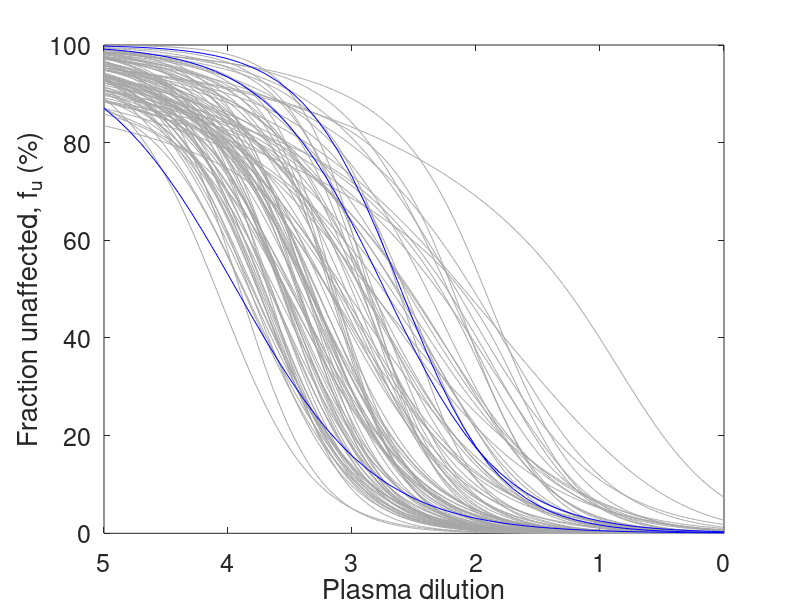

This figure's MATLAB source:
clc; clear all; close all; tic      

Data = importdata('Fig_CI_30.mat');  % % 100 plasma dilution curves predicted using Loewe additivy
Dilution = 10.^[0:0.01:5]; 

figure
plot(log10(Dilution),Data.epi_CI_s,'-','Color', [0.65, 0.65, 0.65])

% % Fits to data from three patients (from Fig 3B)
pat_data=[1	0.134320088651038	0.314950804002279	0.0885059460271467
1.25892541179417	0.173031949670721	0.388370755565176	0.105806757923346
1.58489319246111	0.2228759032145	    0.478823833328294	0.126485186547741
1.99526231496888	0.287036728017722	0.590218963470185	0.151198803583506
2.51188643150958	0.369599553290803	0.727340018697076	0.180732412898155
3.16227766016838	0.475797310251199	0.896030222707176	0.21602233102544
3.98107170553497	0.61232153784955	1.10340947619481	0.258185156440273
5.01187233627272	0.78770967299141	1.35812730659019	0.308551794982418
6.30957344480193	1.0128225397951	    1.67065245318054	0.368707612472721
7.94328234724282	1.30142460940649	2.05359703831244	0.440539690438132
10	                1.67087521913267	2.52206820290952	0.526292259538731
12.5892541179417	2.1429289453063	    3.09403218210274	0.628631466085758
15.8489319246111	2.74462420032796	3.79066410558241	0.750720672167705
19.9526231496888	3.50920602097761	4.63664036282866	0.89630747309757
25.1188643150958	4.4769759599932	    5.66030851512866	1.06982349936377
31.6227766016838	5.6958830809598	    6.89364269525757	1.27649780090925
39.8107170553497	7.22156260952932	8.37186230203232	1.52248411656333
50.1187233627273	9.11639981074406	10.1325638942799	1.81500151358475
63.0957344480193	11.4470735395253	12.2142006510073	2.1624866157488
79.4328234724282	14.2799781121257	14.6537566342289	2.57475376685411
100	                17.674038406499	    17.4835255252534	3.06315681597886
125.892541179417	21.6708564006249	20.7270369517151	3.64074256239989
158.489319246111	26.2829610791813	24.3943888050669	4.32238107734688
199.526231496888	31.4821235130121	28.4775244541352	5.12485201235857
251.188643150958	37.1908849195635	32.9462784641857	6.0668586594155
316.227766016838	43.2809338648078	37.746194066132	    7.16893330218118
398.107170553497	49.5810121392359	42.799058798671	    8.45318914853705
501.187233627272	55.8944235389563	48.0067204452711	9.94286745541857
630.957344480193	62.0228144184691	53.2580599987058	11.6616258947108
794.328234724281	67.7903769403502	58.4381949325434	13.6325193546163
1000	            73.0624492043359	63.4383544096603	15.8766416324344
1258.92541179417	77.7547577831532	68.1646688281769	18.4114302819056
1584.89319246111	81.8329415036737	72.5444360296018	21.248690090057
1995.26231496888	85.304779608001	    76.5291272781347	24.3924621500264
2511.88643150958	88.2087297615766	80.0941953539378	27.8369473887463
3162.27766016838	90.6020459775196	83.2363707204187	31.5647691329931
3981.07170553497	92.5506072838272	85.9694338340931	35.5459043495347
5011.87233627273	94.12137004118	    88.3194402627121	39.7376003758476
6309.57344480193	95.377467672225	    90.3201583169243	44.0855034011779
7943.28234724281	96.3755080758558	92.0091868769372	48.5260562182981
10000	            97.164470116541	    93.4249526431528	52.9900030376004
12589.2541179417	97.7856405833327	94.6045903351973	57.4066209688728
15848.9319246111	98.2731516548773	95.5825946873659	61.7081434734715
19952.6231496888	98.654809281762	    96.3900846956789	65.8337990040704
25118.8643150958	98.9530139061691	97.0545163406384	69.7329718689205
31622.7766016838	99.1856575952209	97.5996997680705	73.3671750249793
39810.7170553497	99.3669378246119	98.0460060713515	76.7107501732245
50118.7233627273	99.5080635301187	98.4106785445388	79.7504177429545
63095.7344480193	99.6178497087994	98.7081891673936	82.4839430941875
79432.8234724282	99.7032078230008	98.950601609762	    84.9182481285589
100000	            99.7695442266632	99.1479172611318	87.0672877928743];

hold on
plot(log10(pat_data(:,1)),pat_data(:,2),'-b',log10(pat_data(:,1)),pat_data(:,3),'-b',log10(pat_data(:,1)),pat_data(:,4),'-b')

ylim([0,100])
xlim([0,5])
xlabel('Plasma dilution')
ylabel('Fraction unaffected, f_u (%)')
set(gca,'xdir','reverse','FontSize',18)
